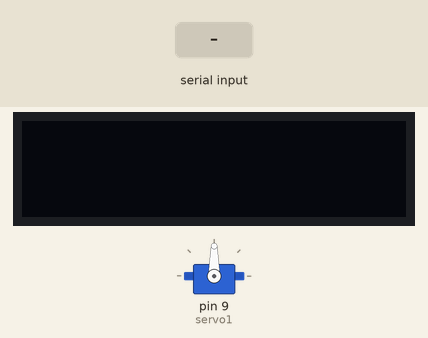
This sketch was run on a simulated Arduino Uno, built with avr-gcc and run on an emulated ATmega328P. Shown: servo, 128×32 one-colour display. Inputs (shaded band) come from the test bench. The display library's start-up logo is not drawn; what the sketch prints to the serial monitor is not drawn.

Above: at 5.2 s.
5.3 s: "90,45\n" received over Serial
At 7.5 s:
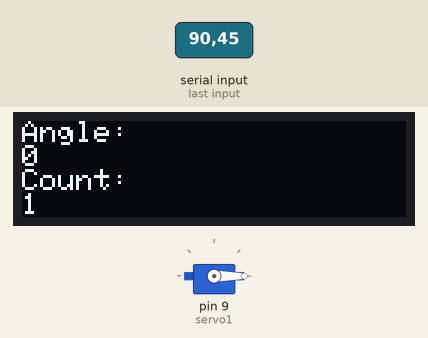
7.8 s: "30,150\n" received over Serial
At 8.6 s:
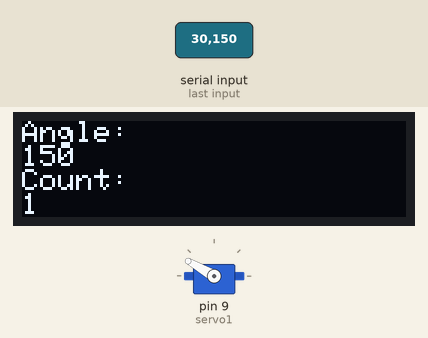
10.3 s: "200\n" received over Serial
At 11.1 s:
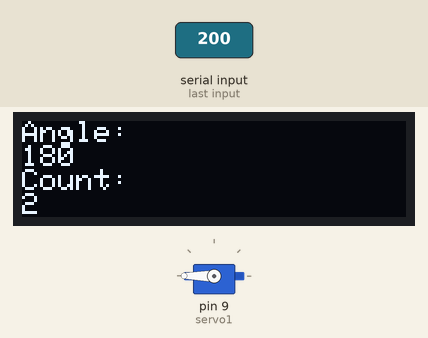
12.8 s: "90\n" received over Serial
At 13.6 s:
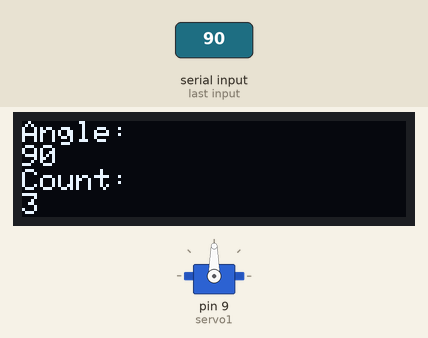
Timing chart, 0 to 15.8 s (numbered marks = the images above; inputs shaded):
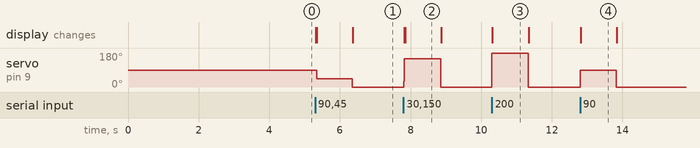

Measured:
- after the input at 5.3 s, servo on pin 9 (servo1): 90° → 45° at once, → 0° 1.0 s later; the display: first changes at once (image 1 shows a later state)
- after the input at 7.8 s, servo on pin 9 (servo1): 0° → 150° at once, → 0° 1.1 s later; the display: first changes at once (image 2 shows a later state)
- after the input at 10.3 s, servo on pin 9 (servo1): 0° → 180° at once, → 0° 1.0 s later; the display: changes at once (image 3)
- after the input at 12.8 s, servo on pin 9 (servo1): 0° → 90° at once, → 0° 1.0 s later; the display: changes at once (image 4)
- what the display in image 2 shows lasts 1.1 s, from 7.8 s to 8.9 s

The sketch:

robotarmpushup.ino
```cpp
#include <SPI.h> // SPI 라이브러리 포함
#include <Wire.h> // I2C 통신을 위한 Wire 라이브러리 포함
#include <Adafruit_GFX.h> // 아다프루트 GFX 그래픽 라이브러리 포함
#include <Adafruit_SSD1306.h> // 아다프루트 SSD1306 OLED 라이브러리 포함
#include <Servo.h> // 서보 모터 제어를 위한 Servo 라이브러리 포함

#define SCREEN_WIDTH 128 // OLED 디스플레이의 너비 정의
#define SCREEN_HEIGHT 32 // OLED 디스플레이의 높이 정의
#define OLED_RESET     -1 // OLED 디스플레이의 리셋 핀 정의 (리셋 핀이 없는 경우 -1)
#define SCREEN_ADDRESS 0x3C // I2C 주소 정의
Adafruit_SSD1306 display(SCREEN_WIDTH, SCREEN_HEIGHT, &Wire, OLED_RESET); // OLED 디스플레이 객체 생성

Servo servo1; // 서보 객체 생성

int count = 0;         // 푸쉬업 개수 카운트
bool flag = false;     // 푸쉬업 완료 여부를 저장하는 플래그
int lastAngle = 0;     // 이전 각도 저장

void setup() {
  Serial.begin(9600); // 시리얼 통신을 9600 baud로 시작
  servo1.attach(9); // 서보모터가 연결된 핀 번호 (예: 9번 핀)

  if (!display.begin(SSD1306_SWITCHCAPVCC, SCREEN_ADDRESS)) { // OLED 디스플레이 초기화 시도
    Serial.println(F("SSD1306 allocation failed")); // 초기화 실패 시 에러 메시지 출력
    for (;;); // 무한 루프에 빠져 프로그램 중지
  }

  display.display(); // 초기 화면 표시
  delay(2000); // 2초 대기
  display.clearDisplay(); // 디스플레이 초기화
  display.display(); // 초기화된 화면 표시
  delay(2000); // 2초 대기
}

void loop() {
  if (Serial.available() > 0) { // 시리얼 입력이 있는지 확인
    int angle1 = Serial.parseInt(); // 각도 값 읽기

    Serial.print("Received angle: "); // 수신된 각도 출력 메시지
    Serial.println(angle1); // 수신된 각도 값 출력

    // 각도 값을 0과 180 사이로 제한
    angle1 = constrain(angle1, 0, 180);

    // 서보 모터에 각도 전송
    servo1.write(angle1);

    // 푸쉬업 카운팅 로직
    if (angle1 < 90 && lastAngle >= 90) { // 각도가 90도 이하로 내려갔고, 이전 각도가 90도 이상일 때
      flag = true; // 푸쉬업 완료 플래그 설정
      count += 1;  // 카운트 증가
      Serial.print("Push-up count: "); // 푸쉬업 개수 출력 메시지
      Serial.println(count); // 푸쉬업 개수 출력
    } else if (angle1 >= 90) { // 각도가 90도 이상일 때
      flag = false; // 푸쉬업 완료 플래그 초기화
    }

    // OLED 디스플레이에 각도 및 푸쉬업 개수 출력
    display.clearDisplay(); // 디스플레이 초기화
    display.setTextSize(1); // 텍스트 크기 설정
    display.setTextColor(SSD1306_WHITE); // 텍스트 색상 설정
    display.setCursor(0, 0); // 커서 위치 설정
    display.println("Angle:"); // "Angle:" 텍스트 출력

    display.setTextSize(1); // 텍스트 크기 설정
    display.println(angle1); // 각도 값 출력
    display.setCursor(0, 16); // 커서 위치 설정
    display.println("Count:"); // "Count:" 텍스트 출력
    display.setTextSize(1); // 텍스트 크기 설정
    display.println(count); // 푸쉬업 개수 출력
    display.display(); // 디스플레이 업데이트

    lastAngle = angle1; // 현재 각도를 이전 각도로 업데이트

    delay(10); // 10ms 대기
  }
}
```
